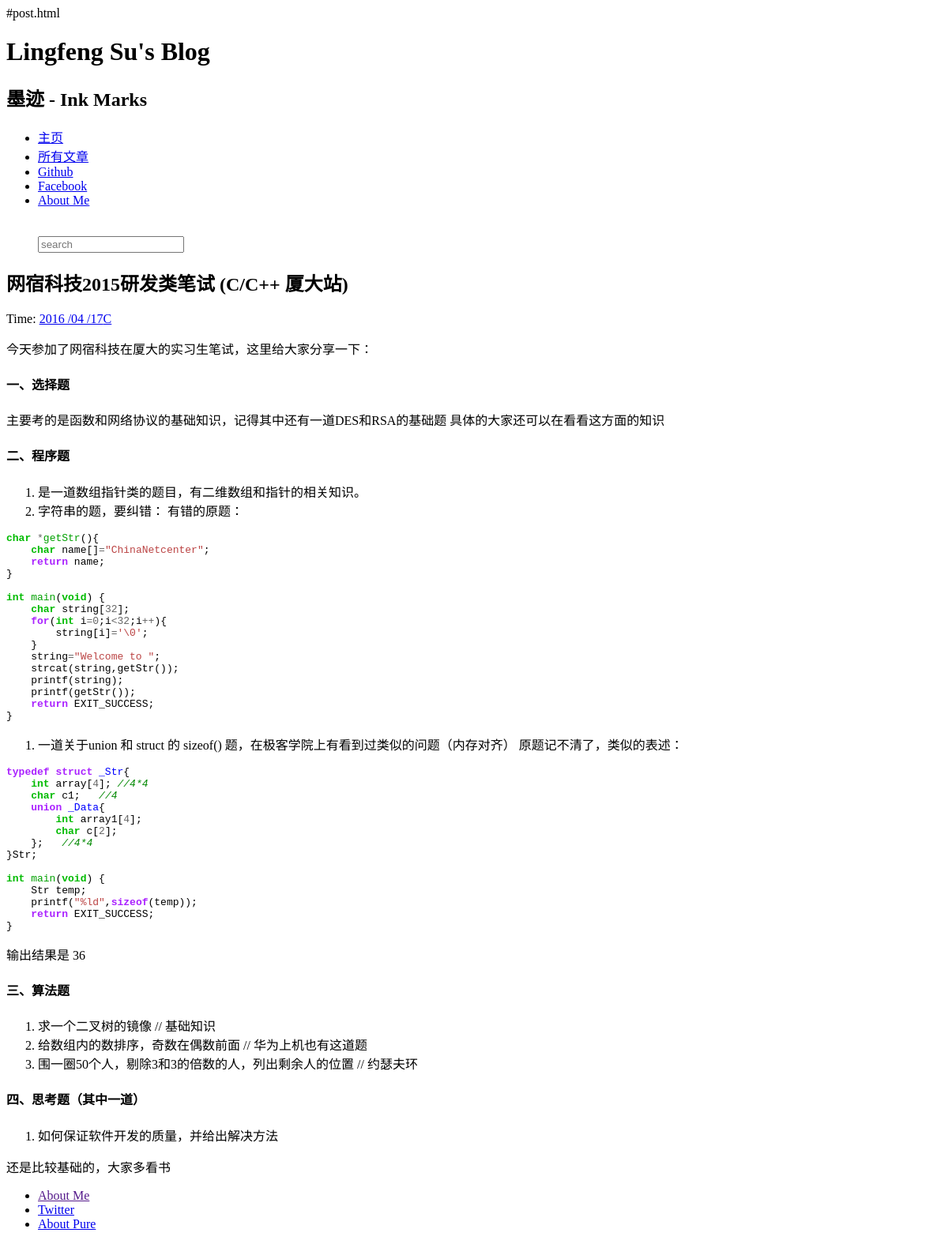
The page /10/ on the database as committed earlier.
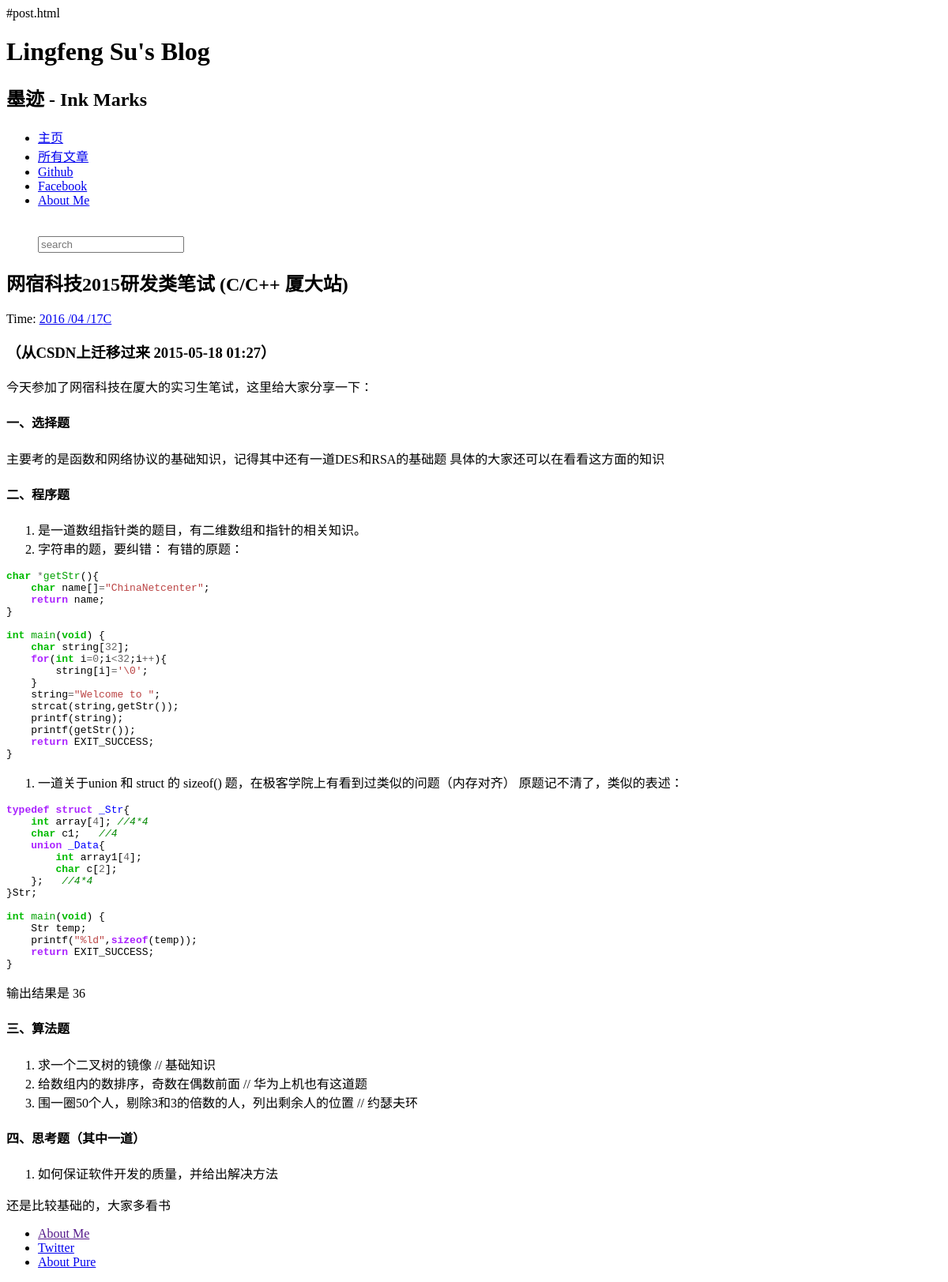
The same page on the database as committed later.
### article/models.py (models this page shows, shortened)
class Article(models.Model):
    title = models.CharField(max_length=100)  # 博客题目
    category = models.CharField(max_length=50, blank=True)  # 博客标签
    date_time = models.DateTimeField(auto_now_add=True)  # 博客日期
    content = models.TextField(blank=True, null=True)  # 博客文章正文
    class Meta:  # 按时间下降排序
        ordering = ['-date_time']

### article/views.py (the view)
def detail(request, id):
    try:
        post = Article.objects.get(id=str(id))
    except Article.DoesNotExist:
        raise Http404
    return render(request, 'post.html', {'post': post})

### article/templatetags/custom_markdown.py (called while the page is built)
@register.filter(is_safe=True)  # 注册template filter
@stringfilter  # 希望字符串作为参数
def custom_markdown(value):
    return mark_safe(markdown.markdown(value,
                                       extensions=[
                                           'markdown.extensions.fenced_code', 'markdown.extensions.codehilite'],
                                       safe_mode=True,
                                       enable_attributes=False))

### templates/post.html (shortened to what this page needs)
{% extends "base.html" %}
{% load custom_markdown %}
{% block content %}
<div class="posts">
        <section class="post">
            <header class="post-header">
                <h2 class="post-title">{{ post.title }}</h2>
                    <p class="post-meta">
                        Time:  <a class="post-author" href="#">{{ post.date_time|date:"Y /m /d"}}</a><a class="post-category post-category-js" href="#">{{ post.category }}</a>
                    </p>
            </header>
                <div class="post-description">
                    <p>
                        {{ post.content | custom_markdown}}
                    </p>
                </div>
        </section>
</div>
{% endblock %}

Rows that differ between the two databases and show on the page:
changed Article "网宿科技2015研发类笔试 (C/C++ 厦大站)": content|custom_markdown "今天参加了网宿科技在厦大的实习生笔试，这里给大家分享一下： 一、选择题 主要考的是函数和网络协议的基础知识，记得其中还有一道DES和RSA的基础题 具体的大家还可以在看看这方面的知识…" → "（从CSDN上迁移过来 2015-05-18 01:27） 今天参加了网宿科技在厦大的实习生笔试，这里给大家分享一下： 一、选择题 主要考的是函数和网络协议的基础知识，记得其中还有一道DES和RSA的基础题 具体的大家还可以在看看这方面的知识…"
